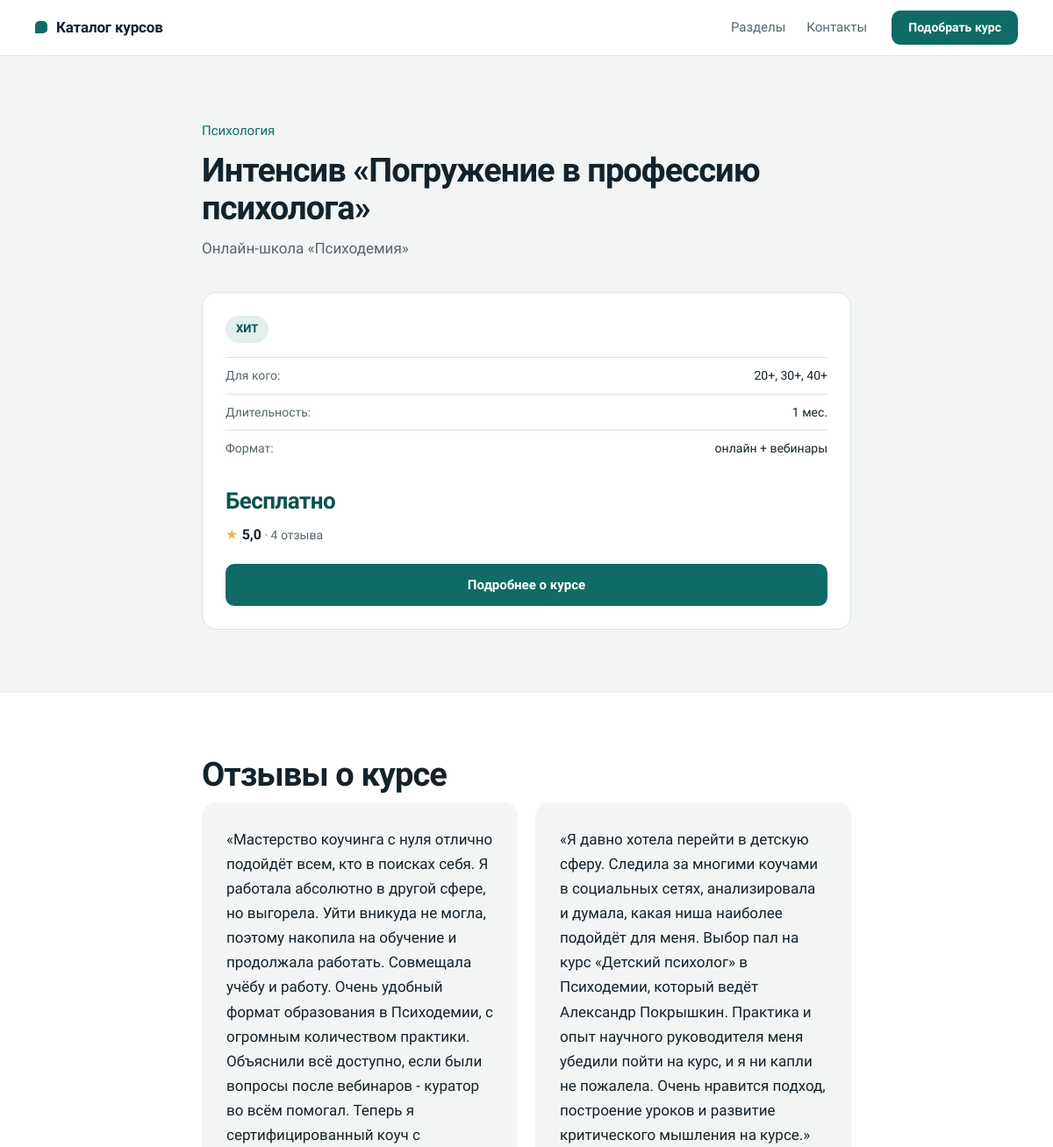
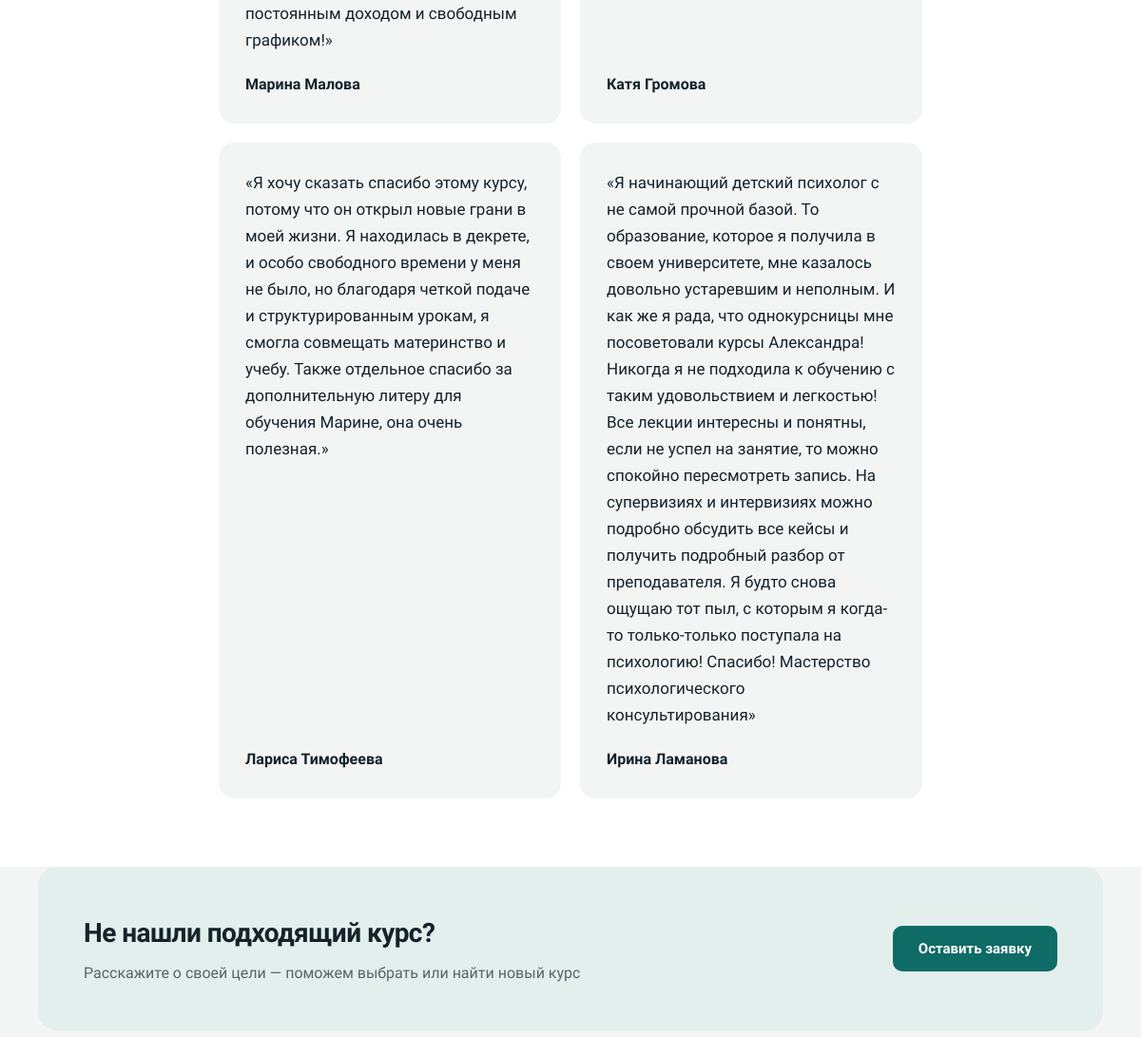
Before: /kursy/kurs-1/ (upper part) with the older database file (2 pictures, top to bottom).
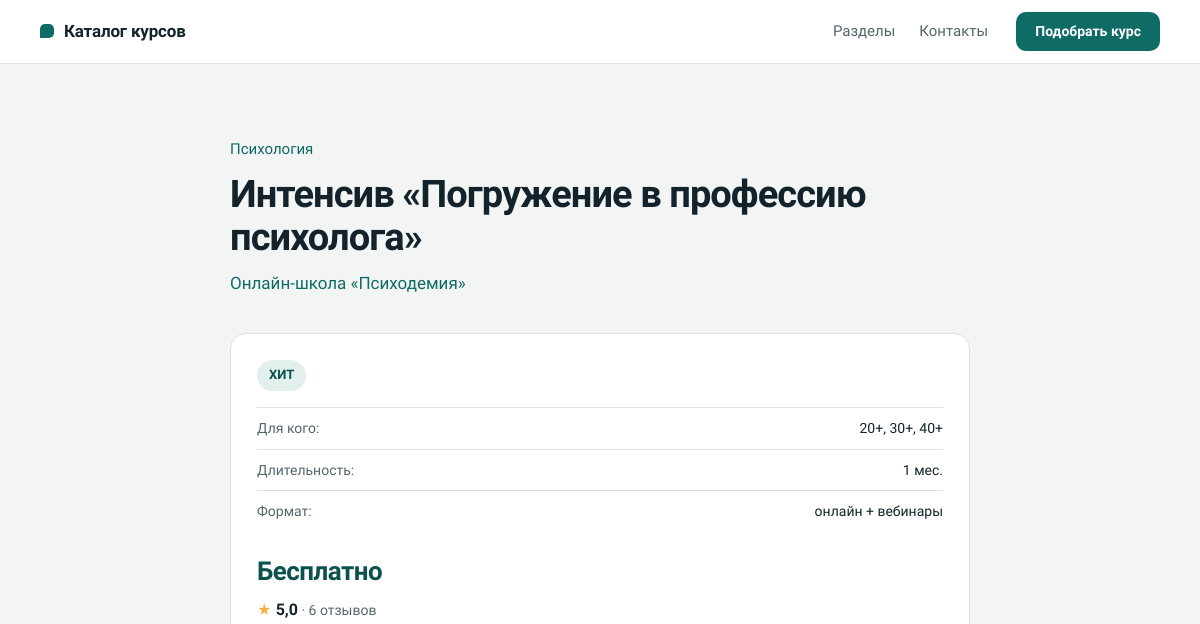
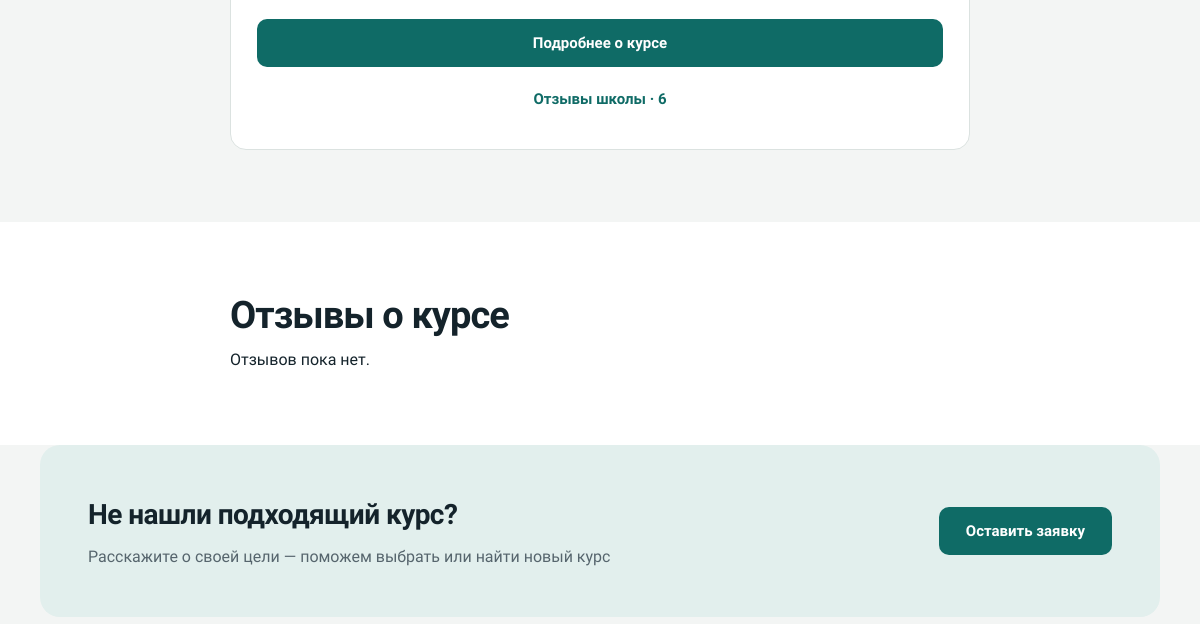
After: the same page with the newer database file (2 pictures, top to bottom).
### refy/models.py (models this page shows, shortened)
class Course(models.Model):
    FORMATS = [('online', 'Онлайн'), ('webinar', 'Вебинар'), ('hybrid', 'Гибрид (онлайн + вебинар)')]
    tag = models.CharField('Тег', max_length=60, blank=True)
    title = models.CharField('Название', max_length=200)
    slug = models.SlugField('Адрес страницы', max_length=200, unique=True, null=True, blank=True)
    school = models.CharField('Школа', max_length=120)
    audience = models.CharField('Аудитория', max_length=120, blank=True)
    duration_months = models.PositiveSmallIntegerField('Продолжительность (месяцы)', null=True, blank=True)
    duration_days = models.PositiveSmallIntegerField('Продолжительность (дни)', null=True, blank=True)
    format = models.CharField('Формат', max_length=10, choices=FORMATS, default='online')
    format_note = models.CharField("Примечание к формату", max_length=80, blank=True)
    document = models.CharField('Выдаваемый Документ', max_length=60, blank=True)
    price = models.CharField('Цена', max_length=60, blank=True)
    installment = models.BooleanField('Рассрочка', default=False)
    rating = models.DecimalField('Рейтинг', max_digits=2, decimal_places=1, null=True, blank=True)
    details_url = models.URLField('Ссылка на детали', blank=True)
    position = models.PositiveIntegerField('Порядок', default=0)
    is_active = models.BooleanField('Активен', default=True)
    class Meta:
        ordering = ['position', 'title']
        verbose_name = 'Курс'
        verbose_name_plural = 'Курсы'
    @property
    def duration_display(self):
        if self.duration_months:
            return f'{self.duration_months} мес.'
        if self.duration_days:
            return f'{self.duration_days} дн.'
        return ''

class Review(models.Model):
    course = models.ForeignKey(Course, related_name='reviews',
                                on_delete=models.CASCADE,
                                verbose_name='Курс')
    author = models.CharField('Автор', max_length=120)
    text = models.TextField('Текст отзыва')
    class Meta:
        verbose_name = 'Отзыв'
        verbose_name_plural = 'Отзывы'

### refy/views.py (the view)
# urls.py: path('kursy/<slug:slug>/', views.course_detail, name='course'),
def course_detail(request, slug):
    obj = get_object_or_404(Course, slug=slug, is_active=True)
    link = (obj.course_sections
            .filter(section__is_active=True, section__category__is_active=True)
            .select_related('section__category').first())
    school_obj = School.objects.filter(title=obj.school).first()
    return render(request, 'refy/course.html', {
        'course': obj,
        'parent': link.section if link else None,
        'reviews': obj.reviews.all(),
        'school_obj': school_obj,
        'school_reviews_n': school_obj.reviews.count() if school_obj else 0,
    })

### refy/context_processors.py (called while the page is built)
def nav_sections(request):
    return {'nav_sections': Section.objects.filter(is_active=True)[:8]}

### refy/models.py (called while the page is built)
    def get_absolute_url(self):
        if self.category_id:
            return reverse('refy:section', args=[self.category.slug, self.slug])
        return reverse('refy:home')

    def get_absolute_url(self):
        return reverse('refy:school', args=[self.slug]) if self.slug else ''

### refy/templatetags/refy_extras.py (called while the page is built)
@register.filter
def ru_plural(n, forms):
    one, few, many = forms.split(',')
    n = abs(int(n))
    if 11 <= n % 100 <= 14:
        return many
    if n % 10 == 1:
        return one
    if 2 <= n % 10 <= 4:
        return few
    return many

### refy/templates/refy/course.html (shortened to what this page needs)
{% extends 'refy/base.html' %}
{% load refy_extras %}
{% block content %}
<section>
  <div class="container narrow">
    {% if parent %}<a class="crumb" href="{{ parent.get_absolute_url }}">{{ parent.title }}</a>{% else %}<a class="crumb" href="{% url 'refy:home' %}#sections">Все направления</a>{% endif %}
    <h1 class="section-title">{{ course.title }}</h1>
    <p class="section-sub">{% if school_obj %}<a href="{{ school_obj.get_absolute_url }}">{{ course.school }}</a>{% else %}{{ course.school }}{% endif %}</p>
    <div class="card">
      {% if course.tag %}<span class="card-tag">{{ course.tag }}</span>{% endif %}
      {% if course.audience %}<div class="card-meta"><strong>Для кого:</strong> {{ course.audience }}</div>{% endif %}
      <div class="card-meta"><strong>Длительность:</strong> {{ course.duration_display }}</div>
      <div class="card-meta"><strong>Формат:</strong> {{ course.get_format_display|lower }}{% if course.format_note %} + {{ course.format_note }}{% endif %}</div>
      <div class="card-price">{{ course.price|default:"Цена по запросу" }}{% if course.installment %} <small>или рассрочка</small>{% endif %}</div>
      {% if course.rating %}<div class="card-rating"><b>{{ course.rating }}</b>{% with total=reviews|length|add:school_reviews_n %}{% if total %} · {{ total }} {{ total|ru_plural:"отзыв,отзыва,отзывов" }}{% endif %}{% endwith %}</div>{% endif %}
      {% if course.details_url or school_reviews_n %}<div class="card-actions">
        {% if course.details_url %}<a href="{{ course.details_url }}" target="_blank" rel="nofollow sponsored noopener" class="btn btn-primary">Подробнее о курсе</a>{% endif %}
        {% if school_reviews_n %}<a href="{{ school_obj.get_absolute_url }}#reviews" class="btn btn-outline">Отзывы школы · {{ school_reviews_n }}</a>{% endif %}
      </div>{% endif %}
    </div>
  </div>
</section>
<section id="reviews" class="alt">
  <div class="container narrow">
    <h2 class="section-title">Отзывы о курсе</h2>
    {% if reviews %}
    <div class="reviews-grid">
      {% for r in reviews %}
      <div class="review"><p class="review-text">«{{ r.text }}»</p><div class="review-author">{{ r.author }}</div></div>
      {% endfor %}
    </div>
    {% else %}
    <p>Отзывов пока нет.</p>
    {% endif %}
  </div>
</section>
{% include 'refy/_cta.html' %}
{% endblock %}

Changed rows visible on the page:
removed Review: text "Мастерство коучинга с нуля отлично подойдёт всем, кто в поисках себя. Я работала абсолютно в другой сфере, но выгорела. Уйти вникуда не могла, поэтому накопила на обучение и продолжала работать. Совмещала учёбу и работу. Очень удобный формат образования в Психодемии, с огромным количеством практики. Объяснили всё доступно, если были вопросы после вебинаров - куратор во всём помогал. Теперь я сертифицированный коуч с постоянным доходом и свободным графиком!", author "Марина Малова"
removed Review: text "Я давно хотела перейти в детскую сферу. Следила за многими коучами в социальных сетях, анализировала и думала, какая ниша наиболее подойдёт для меня. Выбор пал на курс «Детский психолог» в Психодемии, который ведёт Александр Покрышкин. Практика и опыт научного руководителя меня убедили пойти на курс, и я ни капли не пожалела. Очень нравится подход, построение уроков и развитие критического мышления на курсе.", author "Катя Громова"
removed Review: text "Я хочу сказать спасибо этому курсу, потому что он открыл новые грани в моей жизни. Я находилась в декрете, и особо свободного времени у меня не было, но благодаря четкой подаче и структурированным урокам, я смогла совмещать материнство и учебу. Также отдельное спасибо за дополнительную литеру для обучения Марине, она очень полезная.", author "Лариса Тимофеева"
removed Review: text "Я начинающий детский психолог с не самой прочной базой. То образование, которое я получила в своем университете, мне казалось довольно устаревшим и неполным. И как же я рада, что однокурсницы мне посоветовали курсы Александра! Никогда я не подходила к обучению с таким удовольствием и легкостью! Все лекции интересны и понятны, если не успел на занятие, то можно спокойно пересмотреть запись. На супервизиях и интервизиях можно подробно обсудить все кейсы и получить подробный разбор от преподавателя. Я будто снова ощущаю тот пыл, с которым я когда-то только-только поступала на психологию! Спасибо! Мастерство психологического консультирования", author "Ирина Ламанова"
Other visible differences:
{{ total }}: "4" → "6"
{{ total|ru_plural:"отзыв,отзыва,отзывов" }}: "отзыва" → "отзывов"
{{ school_reviews_n }}: (not shown) → "6"
text now shown: "Отзывы школы · Отзывов пока нет."
